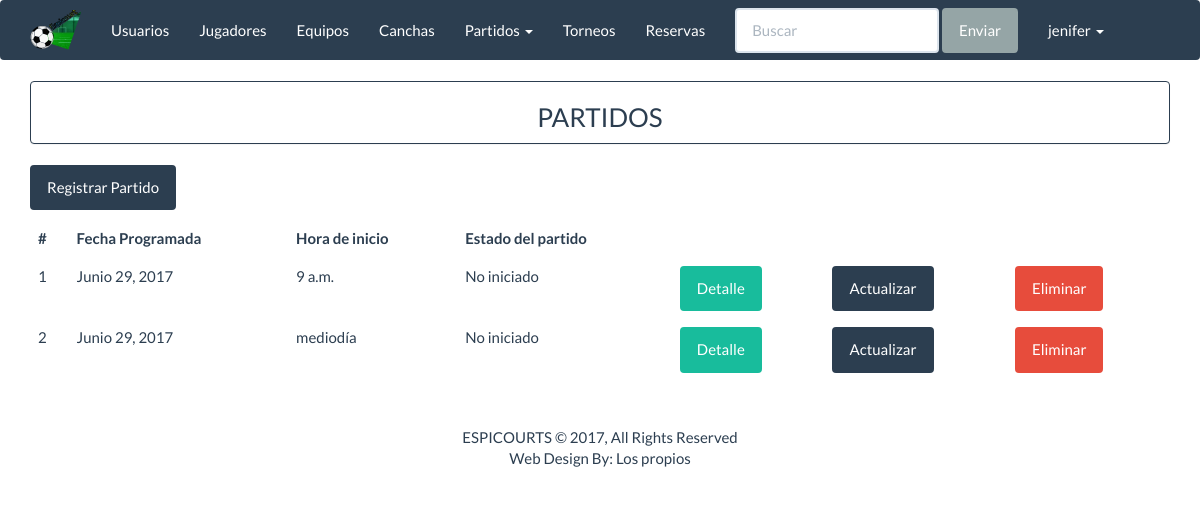
Before: /espicourts/partidos_listar (signed in) with the older database file.
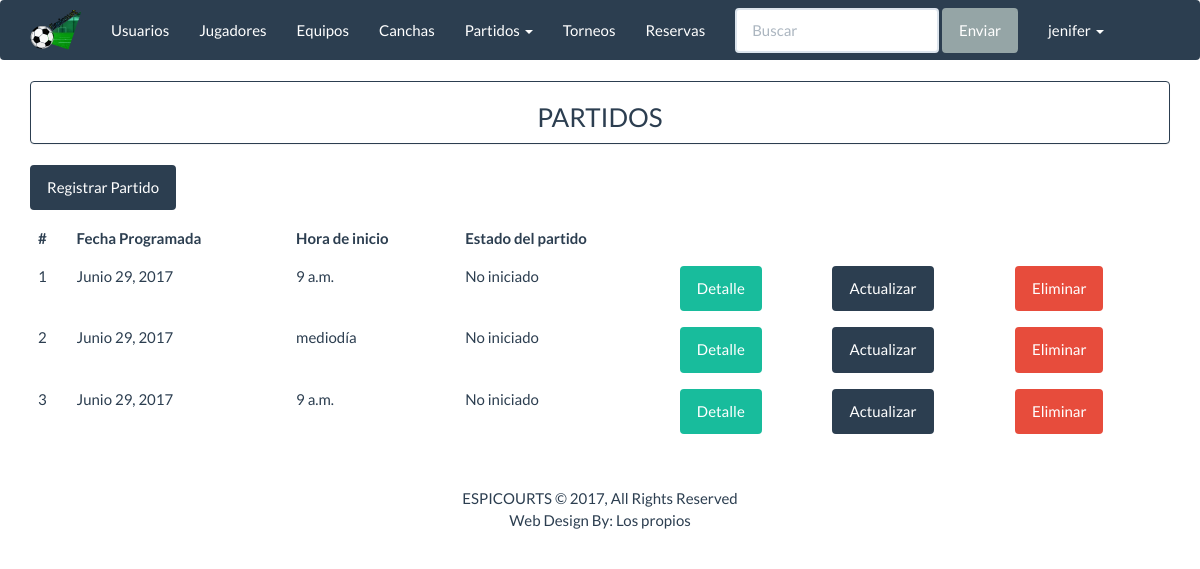
After: the same page with the newer database file.
### apps/inicio/models.py (models this page shows, shortened)
class Partido(models.Model):
    fecha_partido=models.DateField()
    hora_inicio=models.TimeField()
    hora_fin = models.TimeField(null=True,blank=True)
    tipos=((1,'Amistoso'),)
    tipo_partido=models.SmallIntegerField(choices=tipos)
    resultado=models.CharField('Resultado',max_length=30,null=True,blank=True)
    estados = ((1, 'No iniciado'), (2, 'En proceso'), (3, 'Finalizado'))
    estado_partido = models.SmallIntegerField(choices=estados)
    cancha=models.ForeignKey(Cancha)
    local=models.ForeignKey(Equipo,related_name='equipo_1',null=True)
    visitante=models.ForeignKey(Equipo,related_name='equipo_2',null=True)
    class Meta:
        db_table='partido'

### apps/inicio/views.py (the view)
class ListarPartido(ListView):
    model = Partido
    template_name = "partido/partido_listar.html"
    context_object_name = "partidos"

### templates/partido/partido_listar.html (shortened to what this page needs)
{% extends 'base/base.html' %}
{% block  content%}
<div class="panel panel-primary" align="center">
    <h3>PARTIDOS</h3>
</div>
<a class="btn btn-primary " href="{% url 'espicourts:partidos_crear' %}" >Registrar Partido</a>
<div class="table-responsive">
    <table class="table table-hover">
        <thead>
            <tr>
                <th>#</th>
                <th>Fecha Programada</th>
                <th>Hora de inicio </th>
                <th>Estado del partido </th>
            </tr>
        </thead>
        <tbody>
            {% for c in partidos%}
            <tr>
                <td>{{ c.id }}</td>
                <td>{{ c.fecha_partido}}</td>
                <td>{{ c.hora_inicio}}</td>
                <td>{{ c.get_estado_partido_display}}</td>
                <td>
                     <a href="{% url 'espicourts:partidos_detalle' c.id %}" button class="btn btn-success"> Detalle</a>
                </td>
                <td>
                     <a href="{% url 'espicourts:partidos_actualizar' c.id %}" button class="btn btn-primary"> Actualizar</a>
                </td>
                <td>
                     <a href="{% url 'espicourts:partidos_eliminar' c.id %}" button class="btn btn-danger"> Eliminar</a>
                </td>
            </tr>
            {% endfor %}
        </tbody>
    </table>
</div>
{% endblock%}

Changed rows visible on the page:
added Partido: id "3", fecha_partido "Junio 29, 2017", hora_inicio "9 a.m.", estado_partido "No iniciado"
